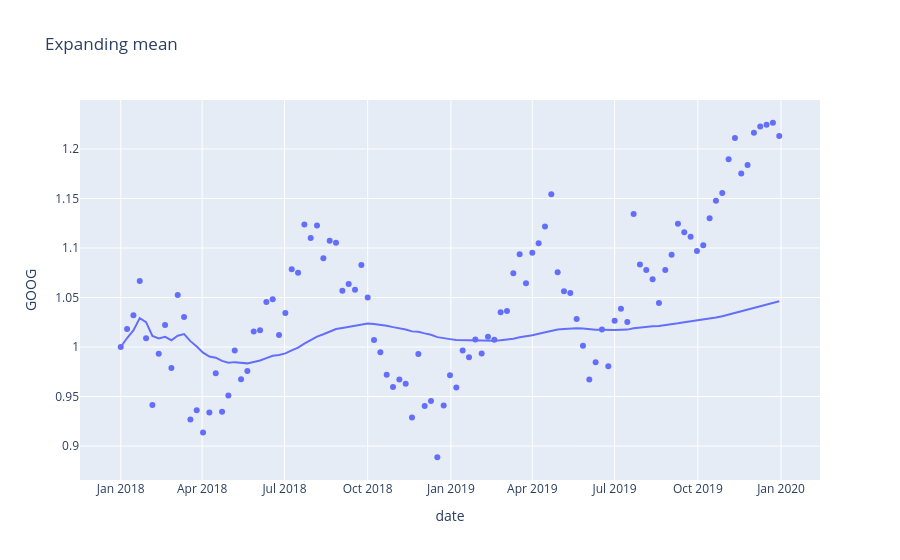

Here is the notebook cell this chart was saved with:
### Code cell
fig = px.scatter(df, x='date', y = 'GOOG', trendline='expanding', title = 'Expanding mean' )
fig.show()
